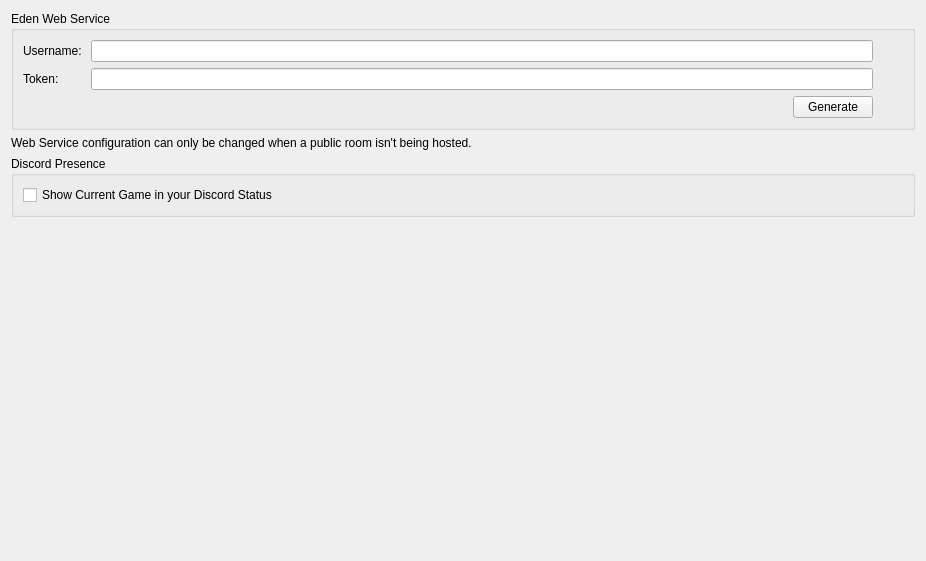
<?xml version="1.0" encoding="UTF-8"?>
<ui version="4.0">
 <class>ConfigureWeb</class>
 <widget class="QWidget" name="ConfigureWeb">
  <property name="geometry">
   <rect>
    <x>0</x>
    <y>0</y>
    <width>926</width>
    <height>561</height>
   </rect>
  </property>
  <property name="windowTitle">
   <string>Form</string>
  </property>
  <property name="accessibleName">
   <string>Web</string>
  </property>
  <layout class="QVBoxLayout" name="verticalLayout">
   <item>
    <layout class="QVBoxLayout" name="verticalLayout_3">
     <item>
      <widget class="QGroupBox" name="groupBoxWebConfig">
       <property name="title">
        <string>Eden Web Service</string>
       </property>
       <layout class="QVBoxLayout" name="verticalLayoutYuzuWebService">
        <item>
         <layout class="QGridLayout" name="gridLayoutYuzuUsername">
          <item row="1" column="0">
           <widget class="QLabel" name="label_token">
            <property name="text">
             <string>Token: </string>
            </property>
           </widget>
          </item>
          <item row="0" column="0">
           <widget class="QLabel" name="label_username">
            <property name="sizePolicy">
             <sizepolicy hsizetype="Fixed" vsizetype="Preferred">
              <horstretch>0</horstretch>
              <verstretch>0</verstretch>
             </sizepolicy>
            </property>
            <property name="text">
             <string>Username: </string>
            </property>
           </widget>
          </item>
          <item row="0" column="1" colspan="4">
           <widget class="QLineEdit" name="edit_username">
            <property name="maxLength">
             <number>20</number>
            </property>
            <property name="echoMode">
             <enum>QLineEdit::EchoMode::Normal</enum>
            </property>
           </widget>
          </item>
          <item row="1" column="5">
           <widget class="QLabel" name="label_token_verified">
            <property name="sizePolicy">
             <sizepolicy hsizetype="Fixed" vsizetype="Preferred">
              <horstretch>0</horstretch>
              <verstretch>0</verstretch>
             </sizepolicy>
            </property>
            <property name="minimumSize">
             <size>
              <width>24</width>
              <height>0</height>
             </size>
            </property>
           </widget>
          </item>
          <item row="1" column="1" colspan="4">
           <widget class="QLineEdit" name="edit_token">
            <property name="inputMethodHints">
             <set>Qt::InputMethodHint::ImhLowercaseOnly</set>
            </property>
            <property name="maxLength">
             <number>80</number>
            </property>
            <property name="echoMode">
             <enum>QLineEdit::EchoMode::Normal</enum>
            </property>
           </widget>
          </item>
          <item row="0" column="5">
           <widget class="QLabel" name="label_username_verified">
            <property name="text">
             <string/>
            </property>
           </widget>
          </item>
          <item row="2" column="4">
           <widget class="QPushButton" name="button_generate">
            <property name="sizePolicy">
             <sizepolicy hsizetype="Fixed" vsizetype="Fixed">
              <horstretch>0</horstretch>
              <verstretch>0</verstretch>
             </sizepolicy>
            </property>
            <property name="text">
             <string>Generate</string>
            </property>
           </widget>
          </item>
          <item row="2" column="1" colspan="3">
           <spacer name="horizontalSpacer">
            <property name="orientation">
             <enum>Qt::Orientation::Horizontal</enum>
            </property>
            <property name="sizeHint" stdset="0">
             <size>
              <width>40</width>
              <height>20</height>
             </size>
            </property>
           </spacer>
          </item>
         </layout>
        </item>
       </layout>
      </widget>
     </item>
     <item>
      <widget class="QLabel" name="label_disable_info">
       <property name="text">
        <string>Web Service configuration can only be changed when a public room isn't being hosted.</string>
       </property>
       <property name="wordWrap">
        <bool>true</bool>
       </property>
      </widget>
     </item>
    </layout>
   </item>
   <item>
    <widget class="QGroupBox" name="discord_group">
     <property name="title">
      <string>Discord Presence</string>
     </property>
     <layout class="QVBoxLayout" name="verticalLayout_21">
      <item>
       <widget class="QCheckBox" name="toggle_discordrpc">
        <property name="text">
         <string>Show Current Game in your Discord Status</string>
        </property>
       </widget>
      </item>
     </layout>
    </widget>
   </item>
   <item>
    <spacer name="verticalSpacer">
     <property name="orientation">
      <enum>Qt::Orientation::Vertical</enum>
     </property>
     <property name="sizeHint" stdset="0">
      <size>
       <width>20</width>
       <height>40</height>
      </size>
     </property>
    </spacer>
   </item>
  </layout>
 </widget>
 <resources/>
 <connections/>
</ui>
